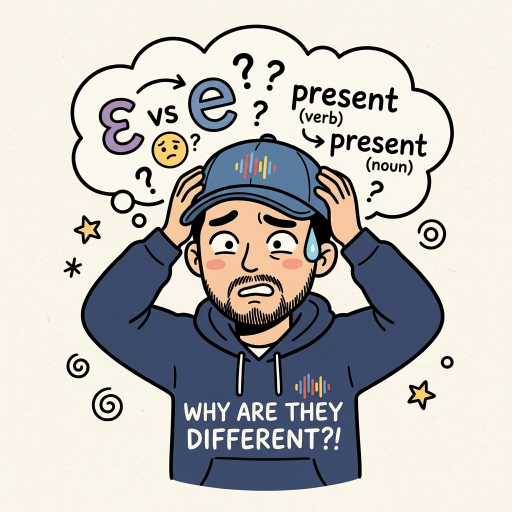
#> input picture videos/ep19-ate-suffix/assets/images/char_confused.jpg, 1024 x 1024 px, found by its file name (shown at 1/2 size)
$ python create_clean_pose.py
#> lines starting #> are read from the running program, lines starting #| are printed output that depends on the picture
import os
from PIL import Image, ImageDraw, ImageFilter

def create_expressive_stopmotion_pose():
    base_path = "videos/ep19-ate-suffix/assets/images/char_confused.jpg"
    im = Image.open(base_path).convert("RGBA")
    width, height = im.size
#> width = 1024; height = 1024

    # 캔버스 복사
    pose2 = im.copy()
    draw = ImageDraw.Draw(pose2)

    # 피부색 샘플링 (이마/볼 피부색: RGB ~ (254, 219, 196) 또는 원본 픽셀에서 직접 추출)
    skin_color = pose2.getpixel((512, 470))
#> skin_color = (248, 199, 159, 255)
    print(f"Sampled skin color: {skin_color}")
#| Sampled skin color: (248, 199, 159, 255)

    # 1. 기존 눈과 눈썹 지우기 (피부색으로 자연스럽게 패치)
    # 왼쪽 눈 (보는 기준): 중심 x ~ 445, y ~ 475
    # 오른쪽 눈 (보는 기준): 중심 x ~ 555, y ~ 475
    # 왼쪽 눈썹: x: 410~470, y: 415~445
    # 오른쪽 눈썹: x: 520~585, y: 415~445

    # 눈 영역 피부색 패치 (타원으로 부드럽게 덮기)
    draw.ellipse([405, 410, 480, 505], fill=skin_color)
    draw.ellipse([515, 410, 590, 505], fill=skin_color)

    # 볼 홍조 다시 추가
    blush_color = (245, 170, 160, 180)
    draw.ellipse([395, 490, 440, 525], fill=blush_color)
    draw.ellipse([550, 490, 605, 525], fill=blush_color)

    # 2. 질끈 감은 눈 (> < 형태의 카툰 당황 표정)과 떨리는 눈썹 그리기
    ink_color = (25, 23, 22, 255) # 카툰 외곽선 검정 잉크색
    line_w = 7 # 원본과 동일한 두께

    # 왼쪽 눈: 질끈 감은 '>' 모양
    # 위쪽 꺾임: (420, 465) -> (450, 478) -> (420, 492)
    draw.line([(418, 462), (452, 476), (420, 494)], fill=ink_color, width=line_w, joint="curve")

    # 오른쪽 눈: 질끈 감은 '<' 모양
    # (580, 462) -> (548, 476) -> (578, 494)
    draw.line([(582, 462), (548, 476), (580, 494)], fill=ink_color, width=line_w, joint="curve")

    # 당황해서 물결치는 눈썹 (왼쪽)
    draw.line([(412, 428), (432, 420), (455, 432), (475, 425)], fill=ink_color, width=line_w+2, joint="curve")

    # 당황해서 물결치는 눈썹 (오른쪽)
    draw.line([(525, 425), (545, 432), (568, 420), (588, 428)], fill=ink_color, width=line_w+2, joint="curve")

    # 3. 입 모양: 살짝 더 벌리고 떨리는 입
    # 기존 입: x: 445~560, y: 535~585
    # 피부색으로 입술 안쪽만 살짝 정리 후 더 큰 패닉 입
    draw.ellipse([450, 535, 555, 585], fill=skin_color)
    # 입 외곽선 (당황해서 벌어진 타원형 입)
    mouth_bg = (160, 40, 40, 255) # 입 안쪽 어두운 빨강
    draw.ellipse([455, 538, 550, 582], fill=mouth_bg, outline=ink_color, width=line_w)
    # 윗니 (하얀색 사각형)
    draw.rectangle([470, 540, 535, 552], fill=(255, 255, 255, 255), outline=ink_color, width=3)
    # 콧수염 다시 살리기 (입 바로 윗부분)
    draw.arc([445, 528, 560, 550], start=10, end=170, fill=ink_color, width=line_w)

    # 4. 추가 땀방울 효과 (오른쪽 볼 외에도 왼쪽 볼에도 땀방울 튐 + 공중에 튀는 카툰 땀방울)
    sweat_color = (130, 210, 245, 255) # 밝은 하늘색
    sweat_outline = (25, 23, 22, 255)

    # 왼쪽 볼 땀방울
    draw.polygon([(390, 460), (380, 485), (400, 485)], fill=sweat_color, outline=sweat_outline)
    draw.ellipse([380, 475, 400, 495], fill=sweat_color, outline=sweat_outline, width=3)

    # 머리 옆 공중에 튀는 땀방울 2개
    draw.ellipse([345, 430, 360, 448], fill=sweat_color, outline=sweat_outline, width=3)
    draw.ellipse([640, 435, 655, 452], fill=sweat_color, outline=sweat_outline, width=3)

    # 5. 얼굴 주변 당황 떨림 효과선 (카툰 액션 라인)
    draw.line([(365, 460), (350, 465)], fill=ink_color, width=4)
    draw.line([(365, 475), (348, 480)], fill=ink_color, width=4)
    draw.line([(635, 460), (652, 465)], fill=ink_color, width=4)
    draw.line([(635, 475), (655, 480)], fill=ink_color, width=4)

    # 6. 최종 완벽 잠금: 모자 로고, 가슴 로고, 텍스트, 말풍선 원본 100% 복사
    orig_rgba = im.convert("RGBA")
    # 모자 파형 로고
    pose2.paste(orig_rgba.crop([450, 290, 560, 360]), (450, 290))
    # 가슴 파형 로고
    pose2.paste(orig_rgba.crop([570, 720, 650, 785]), (570, 720))
    # 가슴 텍스트 'WHY ARE THEY DIFFERENT?!'
    pose2.paste(orig_rgba.crop([340, 770, 680, 890]), (340, 770))
    # 상단 말풍선
    pose2.paste(orig_rgba.crop([150, 80, 870, 390]), (150, 80))

    out_path = "videos/ep19-ate-suffix/assets/images/char_confused_step1_locked.jpg"
    pose2.convert("RGB").save(out_path, quality=95)
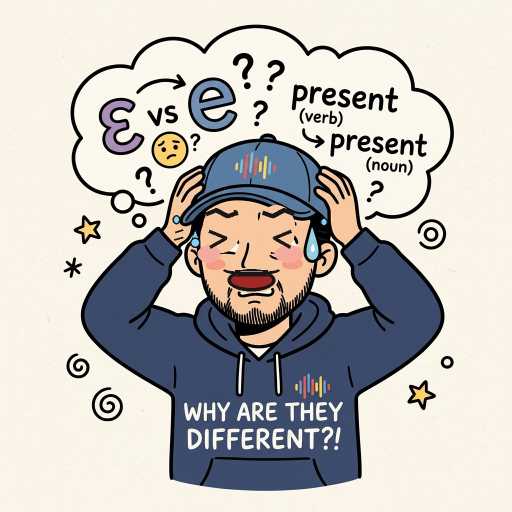
#> saved as char_confused_step1_locked.jpg: PIL image 1024x1024 RGB (shown at 1/2 size); mean R, G, B 191.4, 188.9, 185.1
    print(f"Saved to {out_path}")

if __name__ == "__main__":
    create_expressive_stopmotion_pose()

$ run again, with videos/ep19-ate-suffix/assets/images/chocolate_break.jpg copied over videos/ep19-ate-suffix/assets/images/char_confused.jpg
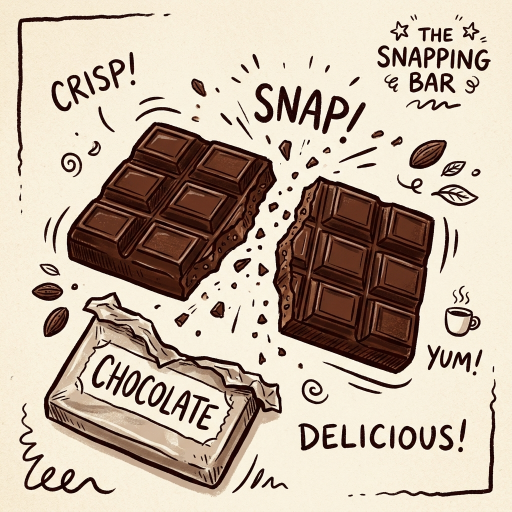
#> input picture videos/ep19-ate-suffix/assets/images/chocolate_break.jpg, 1024 x 1024 px, found by its file name (shown at 1/2 size)
#> skin_color = (22, 3, 0, 255)
#| Sampled skin color: (22, 3, 0, 255)
#> in create_expressive_stopmotion_pose, `pose2.convert("RGB").save(out_path, quality=95)`:
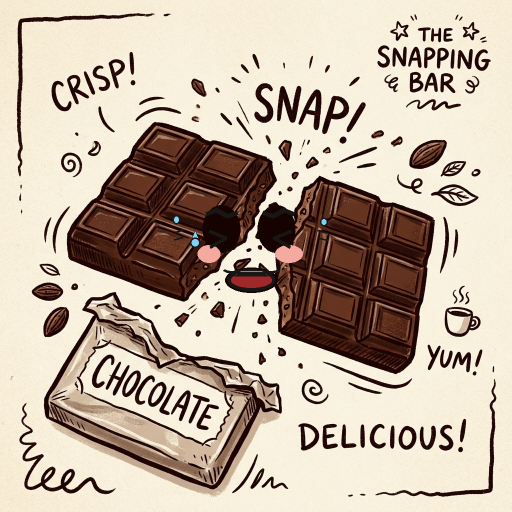
#> saved as char_confused_step1_locked.jpg: PIL image 1024x1024 RGB (shown at 1/2 size); mean R, G, B 192.6, 176.7, 160.4

$ run again, with videos/ep19-ate-suffix/assets/images/estimate_invoice.jpg copied over videos/ep19-ate-suffix/assets/images/char_confused.jpg
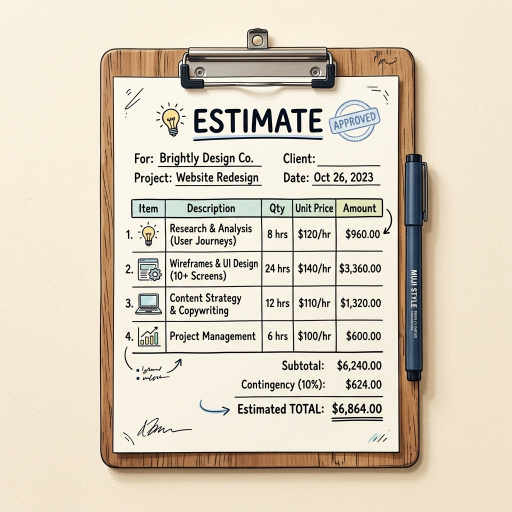
#> input picture videos/ep19-ate-suffix/assets/images/estimate_invoice.jpg, 1024 x 1024 px, found by its file name (shown at 1/2 size)
#> skin_color = (250, 244, 232, 255)
#| Sampled skin color: (250, 244, 232, 255)
#> in create_expressive_stopmotion_pose, `pose2.convert("RGB").save(out_path, quality=95)`:
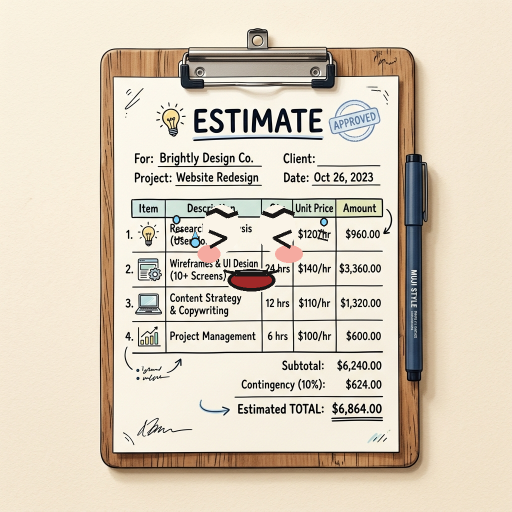
#> saved as char_confused_step1_locked.jpg: PIL image 1024x1024 RGB (shown at 1/2 size); mean R, G, B 218.6, 207.6, 190.3
